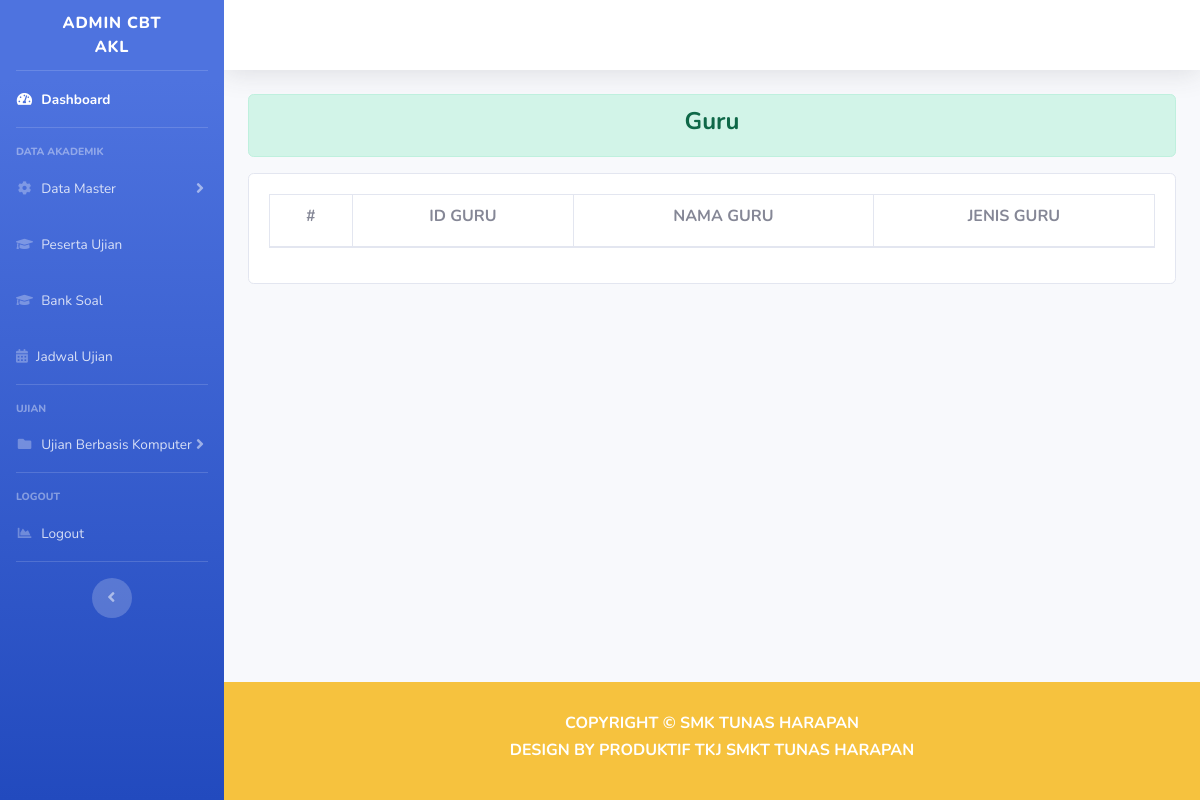
The app's page /index.php/dashboard_akl/guru, older data.
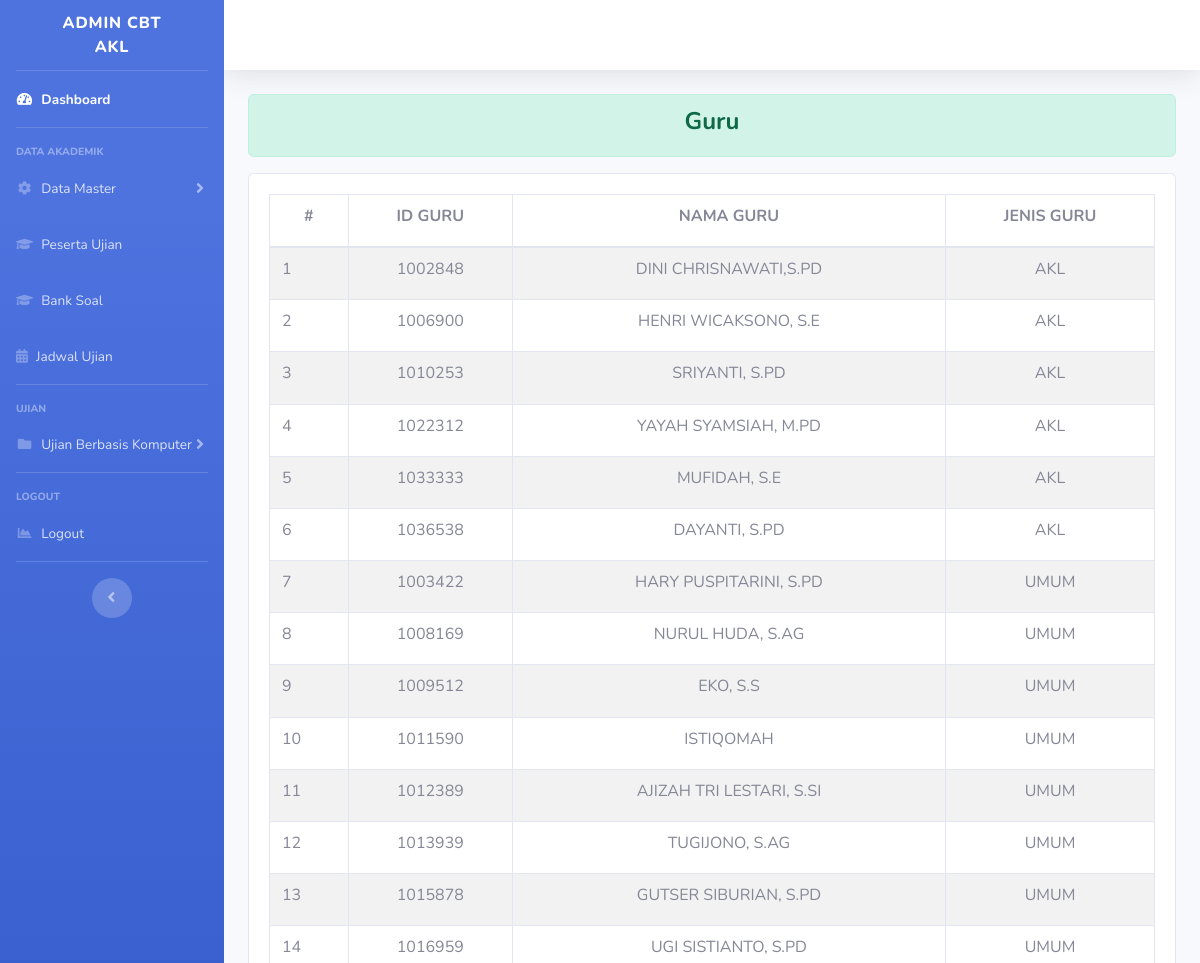
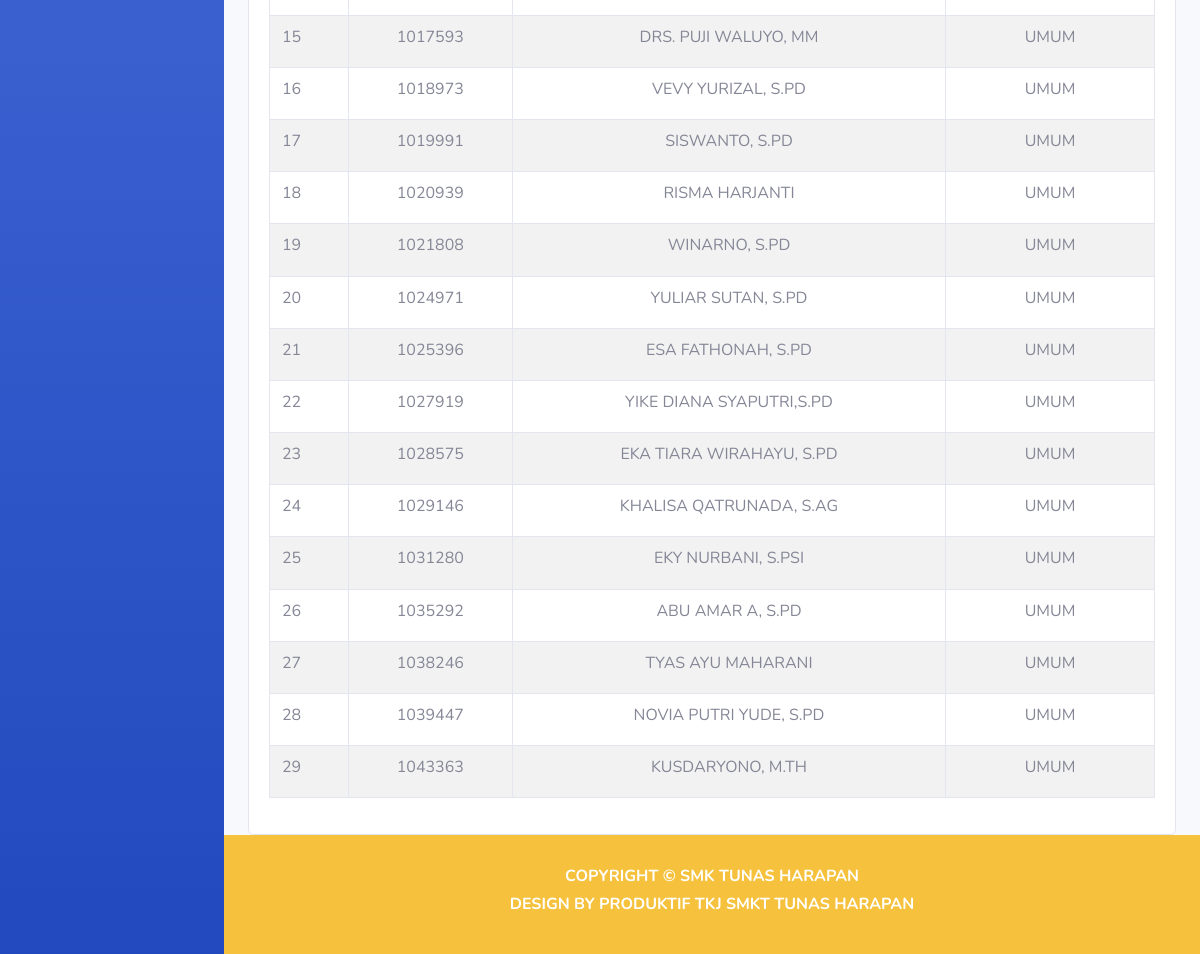
The same page, newer data (2 pictures, top to bottom).
### tables this page shows
CREATE TABLE `a_guru` (
  `id_guru` int(18) NOT NULL,
  `nama_guru` varchar(512) NOT NULL,
  `jenis_guru` varchar(16) NOT NULL
);

### application/controllers/Dashboard_akl.php (called while the page is built, shortened)
<?php
class Dashboard_akl extends CI_Controller
{
    function __construct()
    {
        $this->load->model('Model_jurusan');
    }
    public function guru()
    {
        $isi['guru'] = $this->Model_guru->dataGuruAKL();
        $isi['content'] = 'AKL/tampilan_guru';
        $this->load->view('AKL/templates/header');
        $this->load->view('AKL/tampilan_dashboard', $isi);
        $this->load->view('AKL/templates/footer');
    }
}

### index.php (called while the page is built, shortened)
<?php
require_once BASEPATH.'core/CodeIgniter.php';

### application/models/Model_guru.php (called while the page is built, shortened)
<?php
class Model_guru extends CI_Model
{
    public function dataGuruAKL()
    {
        $sql = "SELECT * FROM `a_guru`
                WHERE jenis_guru='AKL' OR jenis_guru='UMUM'
                ORDER BY jenis_guru,id_guru ASC;";
        $query = $this->db->query($sql);
        return $query->result_array();
    }
}

### application/views/AKL/tampilan_guru.php (the view)
<div class="alert alert-success" role="alert">
    <h4 class="text-center font-weight-bold">Guru</h4>
</div>
<div class="row mt-3">
    <div class="col-md">
        <div class="card">
            <div class="card-body">
                <div class="table-responsive">
                    <table class="table table-striped table-bordered" id="dataTable" width="100%" cellspacing="0">
                        <thead>
                            <tr class="text-center">
                                <th scope="col">
                                    <h6 class="font-weight-bold" style="text-transform: uppercase;">#</h6>
                                </th>
                                <th scope="col">
                                    <h6 class="font-weight-bold" style="text-transform: uppercase;">ID GURU</h6>
                                </th>
                                <th scope="col">
                                    <h6 class="font-weight-bold" style="text-transform: uppercase;">NAMA GURU</h6>
                                </th>
                                <th scope="col">
                                    <h6 class="font-weight-bold" style="text-transform: uppercase;">JENIS GURU</h6>
                                </th>
                            </tr>
                        </thead>
                        <tbody>
                            <tr>
                                <?php
                                $no = 1;
                                foreach ($guru as $row) {
                                ?>
                                    <td class="text-centers">
                                        <h6><?php echo $no++; ?></h6>
                                    </td>
                                    <td>
                                        <h6 class="text-uppercase text-center"><?php echo $row['id_guru']; ?></h6>
                                    </td>
                                    <td>
                                        <h6 class="text-uppercase text-center"><?php echo $row['nama_guru']; ?></h6>
                                    </td>
                                    <td>
                                        <h6 class="text-uppercase text-center"><?php echo $row['jenis_guru']; ?></h6>
                                    </td>
                            </tr>
                        <?php } ?>
                        </tbody>
                    </table>
                </div>
            </div>
        </div>
    </div>
</div>

Row changes from the older to the newer data that the page shows:
added a_guru: id_guru "1002848", nama_guru "DINI CHRISNAWATI,S.PD", jenis_guru "AKL"
added a_guru: id_guru "1006900", nama_guru "HENRI WICAKSONO, S.E", jenis_guru "AKL"
added a_guru: id_guru "1010253", nama_guru "SRIYANTI, S.PD", jenis_guru "AKL"
added a_guru: id_guru "1022312", nama_guru "YAYAH SYAMSIAH, M.PD", jenis_guru "AKL"
added a_guru: id_guru "1033333", nama_guru "MUFIDAH, S.E", jenis_guru "AKL"
added a_guru: id_guru "1036538", nama_guru "DAYANTI, S.PD", jenis_guru "AKL"
added a_guru: id_guru "1003422", nama_guru "HARY PUSPITARINI, S.PD", jenis_guru "UMUM"
added a_guru: id_guru "1008169", nama_guru "NURUL HUDA, S.AG", jenis_guru "UMUM"
added a_guru: id_guru "1009512", nama_guru "EKO, S.S", jenis_guru "UMUM"
added a_guru: id_guru "1011590", nama_guru "ISTIQOMAH", jenis_guru "UMUM"
added a_guru: id_guru "1012389", nama_guru "AJIZAH TRI LESTARI, S.SI", jenis_guru "UMUM"
added a_guru: id_guru "1013939", nama_guru "TUGIJONO, S.AG", jenis_guru "UMUM"
added a_guru: id_guru "1015878", nama_guru "GUTSER SIBURIAN, S.PD", jenis_guru "UMUM"
added a_guru: id_guru "1016959", nama_guru "UGI SISTIANTO, S.PD", jenis_guru "UMUM"
added a_guru: id_guru "1017593", nama_guru "DRS. PUJI WALUYO, MM", jenis_guru "UMUM"
added a_guru: id_guru "1018973", nama_guru "VEVY YURIZAL, S.PD", jenis_guru "UMUM"
added a_guru: id_guru "1019991", nama_guru "SISWANTO, S.PD", jenis_guru "UMUM"
added a_guru: id_guru "1020939", nama_guru "RISMA HARJANTI", jenis_guru "UMUM"
added a_guru: id_guru "1021808", nama_guru "WINARNO, S.PD", jenis_guru "UMUM"
added a_guru: id_guru "1024971", nama_guru "YULIAR SUTAN, S.PD", jenis_guru "UMUM"
added a_guru: id_guru "1025396", nama_guru "ESA FATHONAH, S.PD", jenis_guru "UMUM"
added a_guru: id_guru "1027919", nama_guru "YIKE DIANA SYAPUTRI,S.PD", jenis_guru "UMUM"
added a_guru: id_guru "1028575", nama_guru "EKA TIARA WIRAHAYU, S.PD", jenis_guru "UMUM"
added a_guru: id_guru "1029146", nama_guru "KHALISA QATRUNADA, S.AG", jenis_guru "UMUM"
added a_guru: id_guru "1031280", nama_guru "EKY NURBANI, S.PSI", jenis_guru "UMUM"
added a_guru: id_guru "1035292", nama_guru "ABU AMAR A, S.PD", jenis_guru "UMUM"
added a_guru: id_guru "1038246", nama_guru "TYAS AYU MAHARANI", jenis_guru "UMUM"
added a_guru: id_guru "1039447", nama_guru "NOVIA PUTRI YUDE, S.PD", jenis_guru "UMUM"
added a_guru: id_guru "1043363", nama_guru "KUSDARYONO, M.TH", jenis_guru "UMUM"
